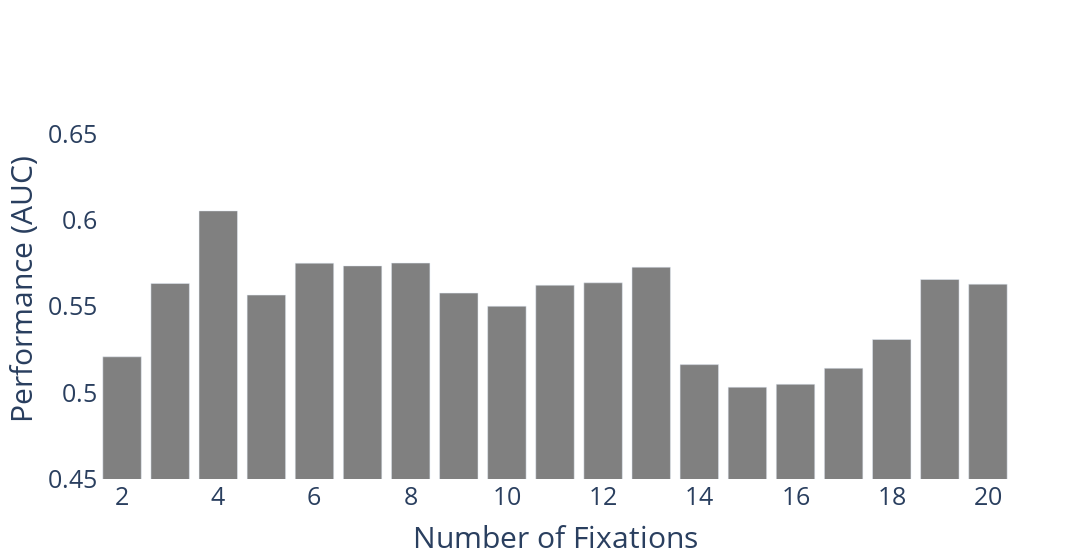

The code cell stored with this chart in its notebook:
### Code cell
file_name = 'ap_vs_control'

with open(os.path.join(REGRESSION_RESULTS_PATH,file_name), "r") as read_file:
    results = json.load(read_file)


fig = go.Figure(data=[go.Bar(x=results['num_fixations'], y=results['score'])])
fig.update_xaxes(title='Number of Fixations',title_font_size=30,tickfont=dict(size=25))
fig.update_yaxes(title='Performance (AUC)',title_font_size=30,tickfont=dict(size=25),range=[0.45, 0.67])
fig.update_traces(marker_color='grey')
fig.update_layout(paper_bgcolor='white',plot_bgcolor='white',width=1500)

### Figure 1 — Plotly figure (JSON) as saved in the notebook; plotly's stock layout.template omitted (floating-point values rounded to 4 significant figures)
{"data": [{"marker": {"color": "grey"}, "type": "bar", "x": [2, 3, 4, 5, 6, 7, 8, 9, 10, 11, 12, 13, 14, 15, 16, 17, 18, 19, 20], "y": [0.5209, 0.5635, 0.6056, 0.5568, 0.5753, 0.5737, 0.5753, 0.5579, 0.5503, 0.5625, 0.5639, 0.573, 0.5164, 0.5033, 0.505, 0.5143, 0.531, 0.5658, 0.5631]}], "layout": {"paper_bgcolor": "white", "plot_bgcolor": "white", "width": 1500, "xaxis": {"tickfont": {"size": 25}, "title": {"font": {"size": 30}, "text": "Number of Fixations"}}, "yaxis": {"range": [0.45, 0.67], "tickfont": {"size": 25}, "title": {"font": {"size": 30}, "text": "Performance (AUC)"}}}}
